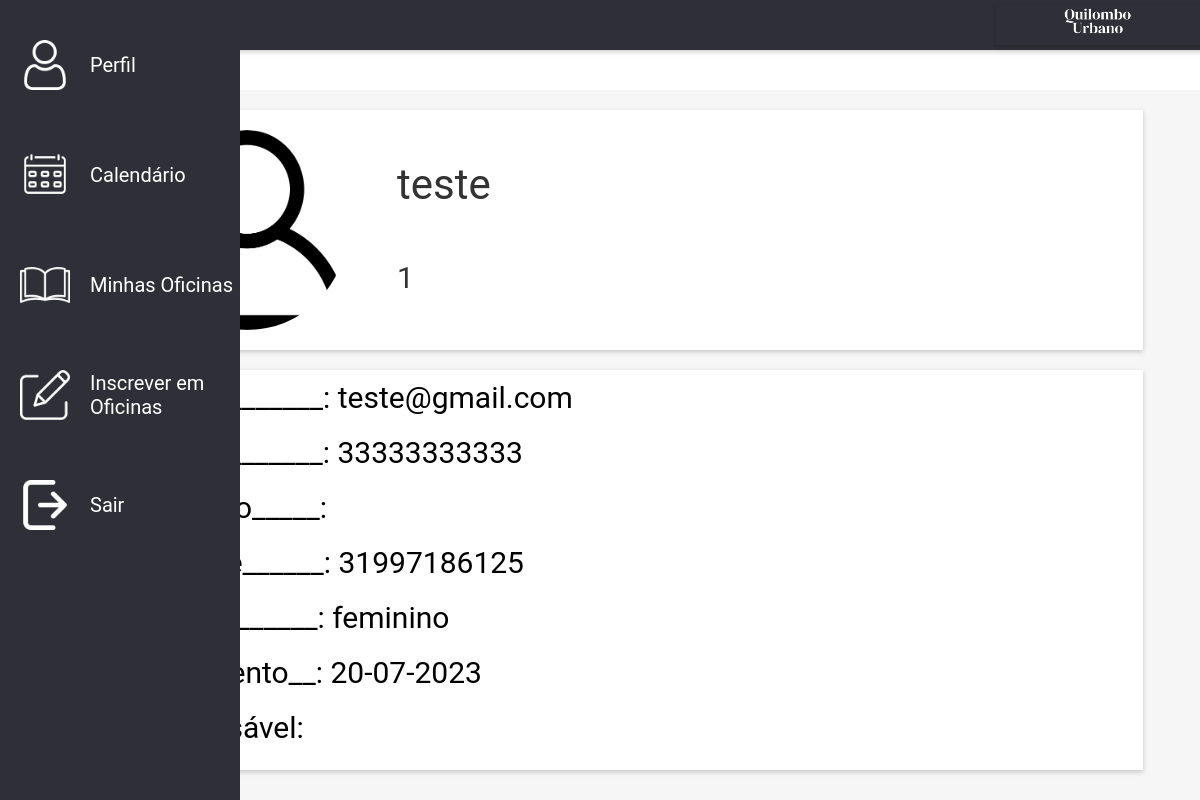
Page /user-account/1/campus/ on the earlier database version.
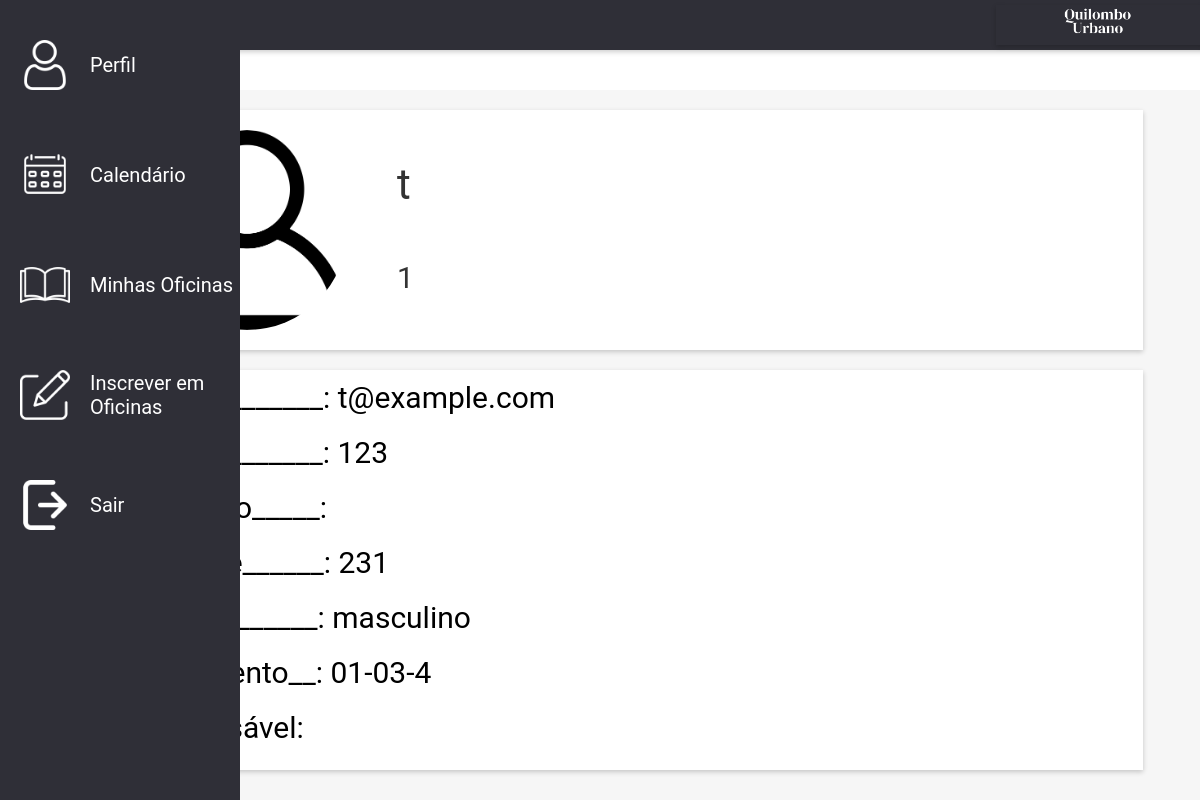
Same page on the later database version.
### user/models.py (models this page shows, shortened)
class UserStudent(models.Model):
    user = models.OneToOneField(User, on_delete=models.CASCADE, primary_key=True)
    name = models.CharField(blank=True, null=True, max_length=50)
    cpf = models.CharField(blank=True, null=True, max_length=11)
    gender = models.CharField(blank=True, null=True, max_length=250)
    email = models.CharField(blank=True, null=True, max_length=250)
    phone_number = PhoneField()
    birth_date = models.DateTimeField()
    workshops = models.ManyToManyField(Workshops)

### user/views.py (the view)
# urls.py: path('<int:id>/campus/', views.studentView, name='campus'),
def studentView(request, id):
    user = UserStudent.objects.get(user_id=id)
    info = {'user': user}
    timing = user.birth_date.strftime("%d-%m-%Y")
    info['time'] = timing
    return render(request, "pagina-aluno.html",info)

### templates/pagina-aluno.html (shortened to what this page needs)
{% load static %}
<!DOCTYPE html>
<html lang="pt-br">
<head>
</head>
<body>
    <div class="sidebar" onmouseover="expandSidebar()" onmouseout="shrinkSidebar()">
        <a href="{% url 'user:campus' user.user_id %}">
            <img id="perfil-image" src="{% static 'img/perfil.png' %}" alt="Perfil">
        </a>
        <a href="{% url 'user:calendar' user.user_id %}">
            <img id="calendario-image" src="{% static 'img/calendario.png' %}" alt="Calendário">
        </a>
        <a href="{% url 'user:lista-oficina' user.user_id %}">
            <img id="oficinas-image" src="{% static 'img/livro.png' %}" alt="Minhas Oficinas">
        </a>
        <a href="{% url 'user:inscrever-oficina' user.user_id %}">
            <img id="oficinas-image" src="{% static 'img/pen.png' %}" alt="Minhas Oficinas">
        </a>
        <a href="{% url 'user:logout' %}">
            <img id="oficinas-image" src="{% static 'img/logout.png' %}" alt="Minhas Oficinas">
        </a>
    </div>
    <div class="top-bar-container">
        <div class="top-bar">
            <a href="{% url 'pages:home' %}"><img src="{% static 'img/simbolo3.png' %}"
                    alt="Logo - Quilombo Urbano"></a>
        </div>
    </div>
    <div class="content-container">
        <div class="container" id="caixa1" style="height: 30vh;">
            <img src="{% static 'img/profile.png' %}" alt="Imagem" />
            <span id="dynamic-text">{{ user.name }}</span>
            <span id="dynamic-codigo" style="top: 150px; font-size: 30px;">{{ user.user_id }}</span>
        </div>
        <div class="container" id="caixa2" style="height: 50vh; align-items: start;;">
            <div class="titulos">
                <span id="titulo-email">Email_________: {{user.email}}</span>
                <span id="titulo-cpf">Cpf___________: {{user.cpf}}</span>
                <span id="titulo-endereco">Endereco_____: {{user.address}}</span>
                <span id="titulo-telefone">Telefone______: {{user.phone_number}}</span>
                <span id="titulo-genero">Genero_______: {{user.gender}}</span>
                <span id="titulo-nascimento">Nascimento__: {{time}}</span>
                <span id="titulo-responsavel">Responsável: {{user.responsavel}}</span>
            </div>
        </div>
    </div>
</body>
</html>

### templates/pagina-aluno.html (style rules this page uses)
body { margin: 0; padding: 0; display: flex; flex-direction: column; min-height: 100vh; }
.sidebar { position: fixed; top: 0; left: 0; width: 5%; height: 100vh; background-color: #FD8920; transition: width 0.5s, background-color 0.5s; display: flex; flex-direction: column; align-items: flex-start; z-index: 1; }
.sidebar img { width: 50px; aspect-ratio: 1/1; margin: 20px 10px; }
.sidebar a { text-decoration: none; color: white; font-size: 20px; font-family: "Roboto", sans-serif; display: flex; align-items: center; margin-left: 10px; position: relative; margin-top: 20px; }
.top-bar img { height: 50px; margin: 0 20px; }
.top-bar { height: 5vh; background-color: #2F2F37; display: flex; justify-content: space-around; align-items: center; color: white; font-size: 20px; margin: 0; box-shadow: 0 2px 5px rgba(0, 0, 0, 0.2); transition: background-color 0.5s; }
.top-bar a { text-decoration: none; color: white; margin: 0 2em; }
.container { background-color: white; margin-top: 20px; width: 90%; display: flex; flex-direction: column; align-items: center; box-shadow: 0 2px 5px rgba(0, 0, 0, 0.2); position: relative; }
.container img { position: absolute; top: 20px; left: 30px; width: 200px; height: 200px; border-radius: 50%; }
#caixa1 span { font-family: "Roboto", sans-serif; font-size: 42px; position: absolute; top: 50px; left: 280px; color: #333; }
.top-bar-container { background-color: #2F2F37; width: 100%; display: flex; justify-content: flex-end; align-items: center; color: white; font-size: 20px; padding: 5px; margin: 0; box-shadow: 0 2px 5px rgba(0, 0, 0, 0.2); transition: background-color 0.5s; }
.content-container { flex-grow: 1; background-color: #F6F6F6; display: flex; flex-direction: column; align-items: center; margin-left: 5%; margin-top: 5vh; transition: background-color 0.5s; }
.textos, .titulos { display: flex; flex-wrap: wrap; flex-direction: column; align-items: start; }
.textos span, .titulos span { box-sizing: border-box; padding: 10px; font-size: 30px; font-family: "Roboto", sans-serif; }

Differences in the rows shown:
changed UserStudent id 1: name "teste" → "t"; email "teste@gmail.com" → "t@example.com"; cpf "33333333333" → "123"; phone_number "31997186125" → "231"; gender "feminino" → "masculino"
Other differences:
{{ time }}: "20-07-2023" → "01-03-4"
